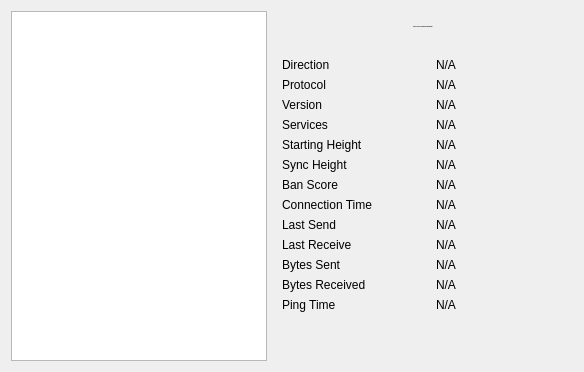
     <widget class="QWidget" name="tab_peers">
      <attribute name="title">
       <string>&amp;Peers</string>
      </attribute>
      <layout class="QGridLayout" name="gridLayout_2">
       <item row="0" column="0" rowspan="2">
        <widget class="QTableView" name="peerWidget">
         <property name="horizontalScrollBarPolicy">
          <enum>Qt::ScrollBarAsNeeded</enum>
         </property>
         <property name="sortingEnabled">
          <bool>true</bool>
         </property>
         <attribute name="horizontalHeaderHighlightSections">
          <bool>false</bool>
         </attribute>
        </widget>
       </item>
       <item row="0" column="1">
        <widget class="QLabel" name="peerHeading">
         <property name="sizePolicy">
          <sizepolicy hsizetype="Preferred" vsizetype="Minimum">
           <horstretch>0</horstretch>
           <verstretch>0</verstretch>
          </sizepolicy>
         </property>
         <property name="minimumSize">
          <size>
           <width>300</width>
           <height>32</height>
          </size>
         </property>
         <property name="font">
          <font>
           <family>Arial</family>
           <pointsize>-1</pointsize>
           <weight>75</weight>
           <bold>true</bold>
          </font>
         </property>
         <property name="cursor">
          <cursorShape>IBeamCursor</cursorShape>
         </property>
         <property name="text">
          <string>Select a peer to view detailed information.</string>
         </property>
         <property name="alignment">
          <set>Qt::AlignCenter</set>
         </property>
         <property name="wordWrap">
          <bool>true</bool>
         </property>
         <property name="textInteractionFlags">
          <set>Qt::LinksAccessibleByMouse|Qt::TextSelectableByKeyboard|Qt::TextSelectableByMouse</set>
         </property>
        </widget>
       </item>
       <item row="1" column="1">
        <widget class="QWidget" name="detailWidget" native="true">
         <property name="minimumSize">
          <size>
           <width>300</width>
           <height>0</height>
          </size>
         </property>
         <layout class="QGridLayout" name="gridLayout_3">
          <item row="0" column="0">
           <widget class="QLabel" name="label_23">
            <property name="text">
             <string>Direction</string>
            </property>
           </widget>
          </item>
          <item row="0" column="2">
           <widget class="QLabel" name="peerDirection">
            <property name="cursor">
             <cursorShape>IBeamCursor</cursorShape>
            </property>
            <property name="text">
             <string>N/A</string>
            </property>
            <property name="textFormat">
             <enum>Qt::PlainText</enum>
            </property>
            <property name="textInteractionFlags">
             <set>Qt::LinksAccessibleByMouse|Qt::TextSelectableByKeyboard|Qt::TextSelectableByMouse</set>
            </property>
           </widget>
          </item>
          <item row="1" column="0">
           <widget class="QLabel" name="label_21">
            <property name="text">
             <string>Protocol</string>
            </property>
           </widget>
          </item>
          <item row="1" column="2">
           <widget class="QLabel" name="peerVersion">
            <property name="cursor">
             <cursorShape>IBeamCursor</cursorShape>
            </property>
            <property name="text">
             <string>N/A</string>
            </property>
            <property name="textFormat">
             <enum>Qt::PlainText</enum>
            </property>
            <property name="textInteractionFlags">
             <set>Qt::LinksAccessibleByMouse|Qt::TextSelectableByKeyboard|Qt::TextSelectableByMouse</set>
            </property>
           </widget>
          </item>
          <item row="2" column="0">
           <widget class="QLabel" name="label_28">
            <property name="text">
             <string>Version</string>
            </property>
           </widget>
          </item>
          <item row="2" column="2">
           <widget class="QLabel" name="peerSubversion">
            <property name="cursor">
             <cursorShape>IBeamCursor</cursorShape>
            </property>
            <property name="text">
             <string>N/A</string>
            </property>
            <property name="textFormat">
             <enum>Qt::PlainText</enum>
            </property>
            <property name="textInteractionFlags">
             <set>Qt::LinksAccessibleByMouse|Qt::TextSelectableByKeyboard|Qt::TextSelectableByMouse</set>
            </property>
           </widget>
          </item>
          <item row="3" column="0">
           <widget class="QLabel" name="label_4">
            <property name="text">
             <string>Services</string>
            </property>
           </widget>
          </item>
          <item row="3" column="2">
           <widget class="QLabel" name="peerServices">
            <property name="cursor">
             <cursorShape>IBeamCursor</cursorShape>
            </property>
            <property name="text">
             <string>N/A</string>
            </property>
            <property name="textFormat">
             <enum>Qt::PlainText</enum>
            </property>
            <property name="textInteractionFlags">
             <set>Qt::LinksAccessibleByMouse|Qt::TextSelectableByKeyboard|Qt::TextSelectableByMouse</set>
            </property>
           </widget>
          </item>
          <item row="5" column="0">
           <widget class="QLabel" name="label_29">
            <property name="text">
             <string>Starting Height</string>
            </property>
           </widget>
          </item>
          <item row="5" column="2">
           <widget class="QLabel" name="peerHeight">
            <property name="cursor">
             <cursorShape>IBeamCursor</cursorShape>
            </property>
            <property name="text">
             <string>N/A</string>
            </property>
            <property name="textFormat">
             <enum>Qt::PlainText</enum>
            </property>
            <property name="textInteractionFlags">
             <set>Qt::LinksAccessibleByMouse|Qt::TextSelectableByKeyboard|Qt::TextSelectableByMouse</set>
            </property>
           </widget>
          </item>
          <item row="6" column="0">
           <widget class="QLabel" name="label_27">
            <property name="text">
             <string>Sync Height</string>
            </property>
           </widget>
          </item>
          <item row="6" column="2">
           <widget class="QLabel" name="peerSyncHeight">
            <property name="cursor">
             <cursorShape>IBeamCursor</cursorShape>
            </property>
            <property name="text">
             <string>N/A</string>
            </property>
            <property name="textFormat">
             <enum>Qt::PlainText</enum>
            </property>
            <property name="textInteractionFlags">
             <set>Qt::LinksAccessibleByMouse|Qt::TextSelectableByKeyboard|Qt::TextSelectableByMouse</set>
            </property>
           </widget>
          </item>
          <item row="7" column="0">
           <widget class="QLabel" name="label_24">
            <property name="text">
             <string>Ban Score</string>
            </property>
           </widget>
          </item>
          <item row="7" column="2">
           <widget class="QLabel" name="peerBanScore">
            <property name="cursor">
             <cursorShape>IBeamCursor</cursorShape>
            </property>
            <property name="text">
             <string>N/A</string>
            </property>
            <property name="textFormat">
             <enum>Qt::PlainText</enum>
            </property>
            <property name="textInteractionFlags">
             <set>Qt::LinksAccessibleByMouse|Qt::TextSelectableByKeyboard|Qt::TextSelectableByMouse</set>
            </property>
           </widget>
          </item>
          <item row="8" column="0">
           <widget class="QLabel" name="label_22">
            <property name="text">
             <string>Connection Time</string>
            </property>
           </widget>
          </item>
          <item row="8" column="2">
           <widget class="QLabel" name="peerConnTime">
            <property name="cursor">
             <cursorShape>IBeamCursor</cursorShape>
            </property>
            <property name="text">
             <string>N/A</string>
            </property>
            <property name="textFormat">
             <enum>Qt::PlainText</enum>
            </property>
            <property name="textInteractionFlags">
             <set>Qt::LinksAccessibleByMouse|Qt::TextSelectableByKeyboard|Qt::TextSelectableByMouse</set>
            </property>
           </widget>
          </item>
          <item row="9" column="0">
           <widget class="QLabel" name="label_15">
            <property name="text">
             <string>Last Send</string>
            </property>
           </widget>
          </item>
          <item row="9" column="2">
           <widget class="QLabel" name="peerLastSend">
            <property name="cursor">
             <cursorShape>IBeamCursor</cursorShape>
            </property>
            <property name="text">
             <string>N/A</string>
            </property>
            <property name="textFormat">
             <enum>Qt::PlainText</enum>
            </property>
            <property name="textInteractionFlags">
             <set>Qt::LinksAccessibleByMouse|Qt::TextSelectableByKeyboard|Qt::TextSelectableByMouse</set>
            </property>
           </widget>
          </item>
          <item row="10" column="0">
           <widget class="QLabel" name="label_19">
            <property name="text">
             <string>Last Receive</string>
            </property>
           </widget>
          </item>
          <item row="10" column="2">
           <widget class="QLabel" name="peerLastRecv">
            <property name="cursor">
             <cursorShape>IBeamCursor</cursorShape>
            </property>
            <property name="text">
             <string>N/A</string>
            </property>
            <property name="textFormat">
             <enum>Qt::PlainText</enum>
            </property>
            <property name="textInteractionFlags">
             <set>Qt::LinksAccessibleByMouse|Qt::TextSelectableByKeyboard|Qt::TextSelectableByMouse</set>
            </property>
           </widget>
          </item>
          <item row="11" column="0">
           <widget class="QLabel" name="label_18">
            <property name="text">
             <string>Bytes Sent</string>
            </property>
           </widget>
          </item>
          <item row="11" column="2">
           <widget class="QLabel" name="peerBytesSent">
            <property name="cursor">
             <cursorShape>IBeamCursor</cursorShape>
            </property>
            <property name="text">
             <string>N/A</string>
            </property>
            <property name="textFormat">
             <enum>Qt::PlainText</enum>
            </property>
            <property name="textInteractionFlags">
             <set>Qt::LinksAccessibleByMouse|Qt::TextSelectableByKeyboard|Qt::TextSelectableByMouse</set>
            </property>
           </widget>
          </item>
          <item row="12" column="0">
           <widget class="QLabel" name="label_20">
            <property name="text">
             <string>Bytes Received</string>
            </property>
           </widget>
          </item>
          <item row="12" column="2">
           <widget class="QLabel" name="peerBytesRecv">
            <property name="cursor">
             <cursorShape>IBeamCursor</cursorShape>
            </property>
            <property name="text">
             <string>N/A</string>
            </property>
            <property name="textFormat">
             <enum>Qt::PlainText</enum>
            </property>
            <property name="textInteractionFlags">
             <set>Qt::LinksAccessibleByMouse|Qt::TextSelectableByKeyboard|Qt::TextSelectableByMouse</set>
            </property>
           </widget>
          </item>
          <item row="13" column="0">
           <widget class="QLabel" name="label_26">
            <property name="text">
             <string>Ping Time</string>
            </property>
           </widget>
          </item>
          <item row="13" column="2">
           <widget class="QLabel" name="peerPingTime">
            <property name="cursor">
             <cursorShape>IBeamCursor</cursorShape>
            </property>
            <property name="text">
             <string>N/A</string>
            </property>
            <property name="textFormat">
             <enum>Qt::PlainText</enum>
            </property>
            <property name="textInteractionFlags">
             <set>Qt::LinksAccessibleByMouse|Qt::TextSelectableByKeyboard|Qt::TextSelectableByMouse</set>
            </property>
           </widget>
          </item>
          <item row="14" column="1">
           <spacer name="verticalSpacer_3">
            <property name="orientation">
             <enum>Qt::Vertical</enum>
            </property>
            <property name="sizeHint" stdset="0">
             <size>
              <width>20</width>
              <height>40</height>
             </size>
            </property>
           </spacer>
          </item>
         </layout>
        </widget>
       </item>
      </layout>
     </widget>
